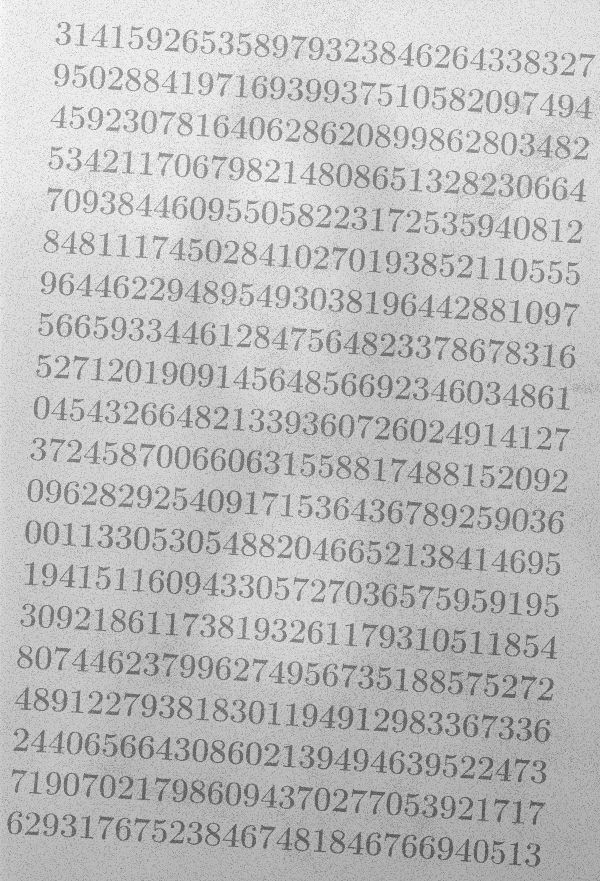
#> input picture imagens/entrada/morf_test.png, 600 x 881 px
$ python main.py   (older library calls are emulated)
#> lines starting #> are read from the running program, lines starting #| are printed output that depends on the picture; after the words box and inside, x2 and y2 are one past the last pixel; in counts of white or black regions, pixels touching at a corner belong together
### funcoes.py
import numpy as np
import cv2 as cv
# Bibliotecas externas usadas para
# Image IO
from PIL import Image

# Filtragem morfológica
from skimage.morphology import opening
from skimage.morphology import disk

# [46 lines left out: function improve_image_quality, not called in this run]


def improve_image_quality_compare_every_pixel():
    black = (0, 0, 0)
    white = (255, 255, 255)
    threshold = (160, 160, 160)

    # Abertura da imagem na escala de cinza e obtenção dos pixels
    img = Image.open("imagens/entrada/morf_test.png").convert("LA")
    pixels = img.getdata()

    newPixels = []

    # Comparação de cada pixel
    for pixel in pixels:
        if pixel < threshold:
            newPixels.append(black)
        else:
            newPixels.append(white)

    # Criação e salvamento de uma nova imagem
    newImg = Image.new("RGB", img.size)
    newImg.putdata(newPixels)
    newImg.save("imagens/saida/morf_test_improve_image_quality.png")

### main.py
"""
Departamento de Ciência da Computação
Universidade de Brasília - UnB
Aluno: Vinicius Vasconcelos Ferreira
Matrícula: 18/0043358
Disciplina: Introdução ao Processamento de Imagens - IPI
Prof.º: Bruno Macchiavello
"""

import cv2 as cv
import numpy as np
from scipy import ndimage
from skimage.feature import peak_local_max
from skimage.morphology import watershed
import funcoes


def quest1_2():
    funcoes.improve_image_quality_compare_every_pixel()


def quest1():
    # leitura da imagem
    imagem = cv.imread('imagens/entrada/morf_test.png')
#> imagem is the input picture: shape (881, 600, 3); min 85, max 251, mean 190.6
    # verificar se a imagem é colorida e passar para escala de cinza
    if len(imagem.shape) > 2:
        imagem = cv.cvtColor(imagem, cv.COLOR_BGR2GRAY)
#> imagem: shape (881, 600)
    # aplicação blur para suavização da imagem com 7x7
    suave = cv.GaussianBlur(imagem, (7, 7), 0)
    # Limiar adaptativo usando 21 pixels vizinhos mais próximos()
    bin1 = cv.adaptiveThreshold(suave, 255, cv.ADAPTIVE_THRESH_MEAN_C, cv.THRESH_BINARY, 21, 5)
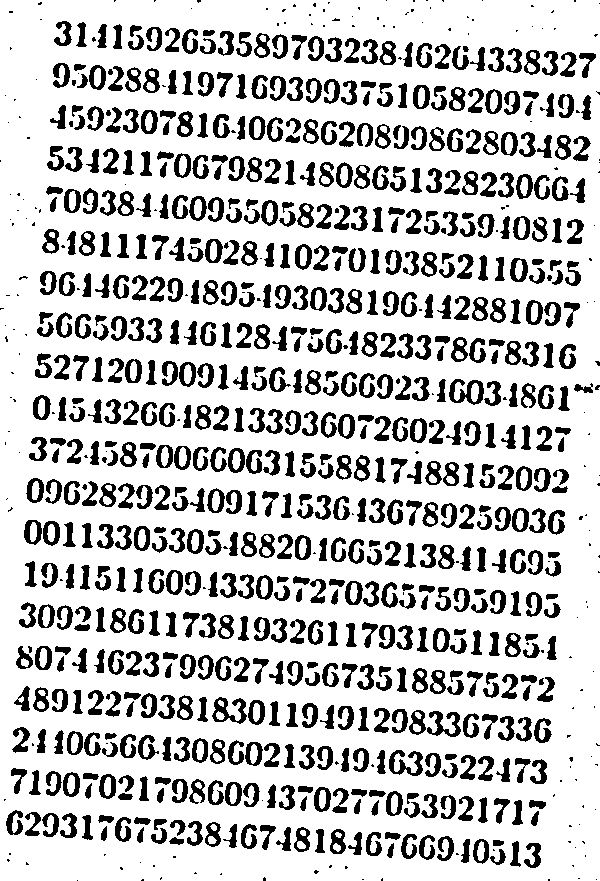
#> bin1: shape (881, 600); 77.8% white; 899 black regions (205 under 20 px), largest, box (x1, y1, x2, y2) and area: (449, 379, 484, 405) 439, (212, 697, 247, 724) 429, (389, 750, 423, 776) 420
    # impressão da imagem
    cv.imwrite('imagens/saida/morf_test_binarizada.png', bin1)
    quest1_2()
#> the loop in improve_image_quality_compare_every_pixel, `for pixel in pixels:` made 528600 passes
#> pixel on passes 1 to 3: (251, 255), (238, 255), (224, 255)
#> after the loop in improve_image_quality_compare_every_pixel, `for pixel in pixels:`: newPixels = 528600 items
#> in improve_image_quality_compare_every_pixel, `newImg = Image.new("RGB", img.size)`: newImg: PIL image 600x881 RGB; every value is 0
#> in improve_image_quality_compare_every_pixel, `newImg.putdata(newPixels)`:
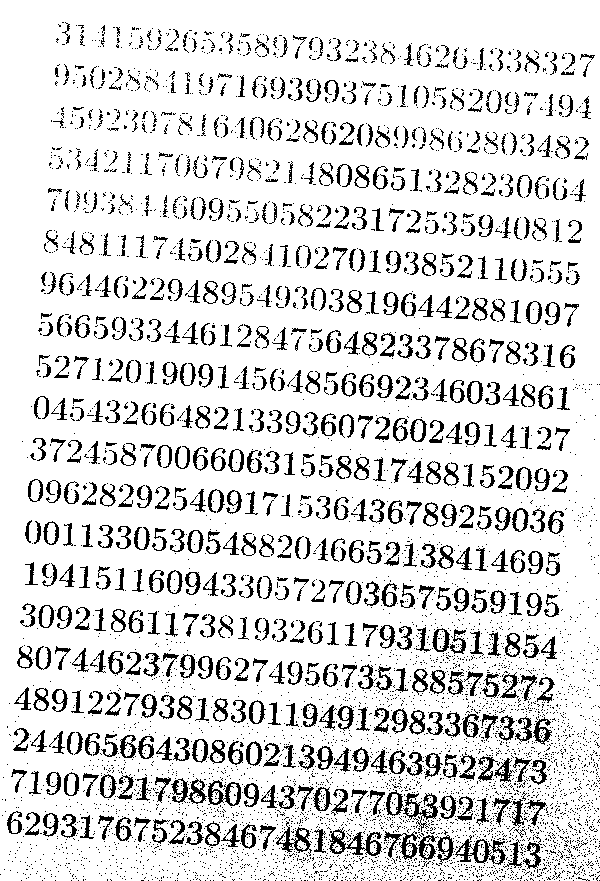
#> newImg: PIL image 600x881 RGB; 85.7% white; black in thin lines or dots


def quest2():
    # leitura da imagem
    imagem = cv.imread('imagens/entrada/cookies.tif')
    # verificar se a imagem é colorida e passar para escala de cinza
    if len(imagem.shape) > 2:
        imagem = cv.cvtColor(imagem, cv.COLOR_BGR2GRAY)
    # aplicação blur para suavização da imagem com 7x7
    suave = cv.GaussianBlur(imagem, (7, 7), 0)
    # Limiar adaptativo usando 21 pixels vizinhos mais próximos
    bin1 = cv.adaptiveThreshold(suave, 255, cv.ADAPTIVE_THRESH_MEAN_C, cv.THRESH_BINARY_INV, 21, 5)
    # Limiar adaptativo usando 21 pixels vizinhos mais próximos (INVERTIDA)
    bin2 = cv.adaptiveThreshold(suave, 255, cv.ADAPTIVE_THRESH_MEAN_C, cv.THRESH_BINARY, 21, 5)
    # impressão da imagem
    cv.imwrite('imagens/saida/cookies_binarizada.tif', bin1)
    cv.imwrite('imagens/saida/cookies_binarizada_invertida.tif', bin2)
    # definição do kernel para uso dos algoritmos morfologicos
    kernel = np.ones((7, 7), np.uint8)
    # aplicação do algoritmo de erode para melhor visualização e uso de transformações
    erode_image = cv.erode(bin2, kernel, iterations=1)
    # impressão da imagem
    cv.imwrite('imagens/saida/cookies_binarizada_erode_transformation.tif', erode_image)
    # criação de máscara para eliminar o 'cookie' mordido
    mascara = np.zeros(erode_image.shape[:2], dtype='uint8')
    height, width = mascara.shape
    upper_left = (width // 2, height // 1000)
    bottom_right = (width * 3 // 1000, height * 3 // 2)
    cv.rectangle(mascara, upper_left, bottom_right, (255, 255, 255), thickness=-1)
    cv.imwrite('imagens/saida/cookies_binarizada_erode_mascara.tif', mascara)
    # aplicação da máscara sobre a imagem
    erode_image_mascara = cv.bitwise_and(erode_image, erode_image, mask=mascara)
    cv.imwrite('imagens/saida/cookies_binarizada_erode_mascara_aplicada.tif', erode_image_mascara)
    # remoção da máscara sobre a imagem atráves da inversão da máscara primária
    mascara_inversa = np.zeros(erode_image.shape[:2], dtype='uint8')
    height, width = mascara_inversa.shape
    upper_left = (width // 2, height // 1000)
    bottom_right = (width * 3 // 1000, height * 3 // 2)
    cv.rectangle(mascara_inversa, upper_left, bottom_right, (0, 0, 0), thickness=-1)
    erode_image_sem_mascara = cv.bitwise_not(erode_image, erode_image, mask=mascara_inversa)
    cv.imwrite('imagens/saida/cookies_binarizada_erode_mascara_removida.tif', erode_image_sem_mascara)
    # recuperação da imagem por meio da imagem original e imagem anterior como máscara
    mascara_final = np.zeros(erode_image_sem_mascara.shape[:2], dtype='uint8')
    height, width = mascara_final.shape
    upper_left = (width // 2, height // 1000)
    bottom_right = (width * 3 // 1000, height * 3 // 2)
    cv.rectangle(mascara_final, upper_left, bottom_right, (33, 33, 33), thickness=-1)
    imagem_final = cv.bitwise_or(imagem, imagem, mask=mascara_final)
    cv.imwrite('imagens/saida/cookies_mask_to_original.tif', imagem_final)


# [52 lines left out: function quest3, not called in this run]


if __name__ == '__main__':
    quest1()
    quest1_2()
#> the loop in improve_image_quality_compare_every_pixel (call 2), `for pixel in pixels:` made 528600 passes
#> (the run stopped early here; a loop or call above may not have finished)

$ run again, with imagens/img_cells.jpg saved as imagens/entrada/morf_test.png
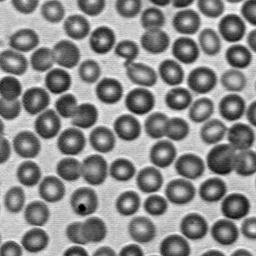
#> input picture imagens/img_cells.jpg, 256 x 256 px
#> in quest1, imagem is the input picture: shape (256, 256, 3); min 0, max 255, mean 138.6
#> imagem: shape (256, 256)
#> in quest1, `bin1 = cv.adaptiveThreshold(suave, 255, cv.ADAPTIVE_THRESH_MEAN_C, cv...`:
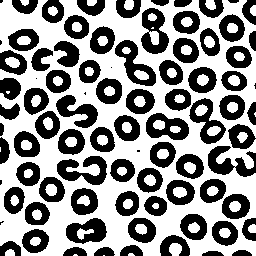
#> bin1: shape (256, 256); 55.7% white; 85 black regions (9 under 20 px), largest, box (x1, y1, x2, y2) and area: (57, 156, 107, 185) 796, (115, 40, 156, 86) 766, (141, 8, 169, 54) 764
#> the loop in improve_image_quality_compare_every_pixel, `for pixel in pixels:` made 65536 passes
#> pixel on passes 1 to 3: (96, 255), (102, 255), (117, 255)
#> after the loop in improve_image_quality_compare_every_pixel, `for pixel in pixels:`: newPixels = 65536 items
#> in improve_image_quality_compare_every_pixel, `newImg.putdata(newPixels)`:
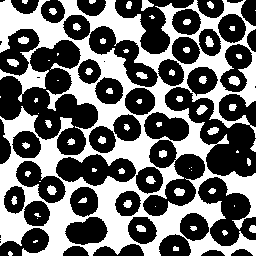
#> newImg: PIL image 256x256 RGB; 42.2% white; 71 white regions (21 under 20 px), largest, box (x1, y1, x2, y2) and area: (0, 0, 256, 256) 25375, (228, 76, 240, 86) 85, (141, 0, 154, 11) 84
#> the loop in improve_image_quality_compare_every_pixel (call 2), `for pixel in pixels:` made 65536 passes
